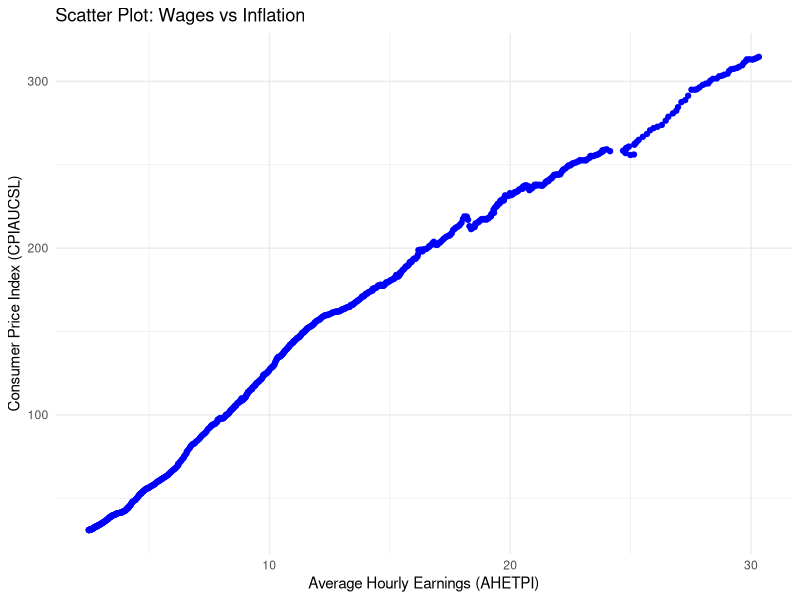
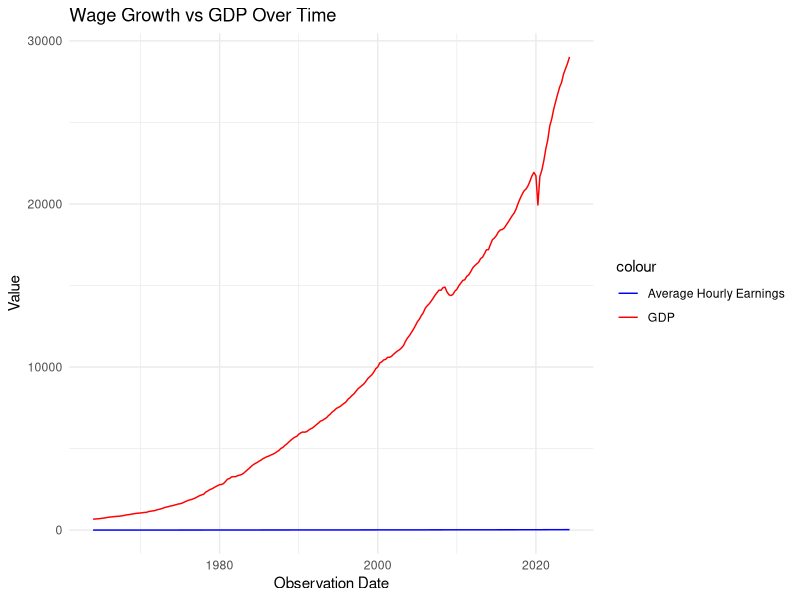

The R source for these figures, in order:
## ---- chunk 1
# Load necessary libraries
library(readxl)
library(ggplot2)
library(dplyr)

# Load the Average Hourly Earnings and Inflation sheets
earnings_data <- read_excel("./Final_Project/Week_4_Files/Samuel/week 3/Labor_Market_Dynamics_Trends_.xlsx", sheet = "Average Hourly Earnings")
inflation_data <- read_excel("./Final_Project/Week_4_Files/Samuel/week 3/Labor_Market_Dynamics_Trends_.xlsx", sheet = "CPI")
# Assuming 'AHETPI' is the column for earnings and 'CPIAUCSL' is the column for inflation, 
# and both datasets have a common 'observation_date' column

# Merge the datasets by observation_date
merged_data <- merge(earnings_data, inflation_data, by = "observation_date")

# Convert observation_date to Date type if necessary
merged_data$observation_date <- as.Date(merged_data$observation_date)

# Plot the data: Scatter plot of Wages (Average Hourly Earnings) vs Inflation (CPI)
ggplot(merged_data, aes(x = AHETPI, y = CPIAUCSL)) +  
  geom_point(color = "blue") + 
  labs(title = "Scatter Plot: Wages vs Inflation", 
       x = "Average Hourly Earnings (AHETPI)", 
       y = "Consumer Price Index (CPIAUCSL)") + 
  theme_minimal()
## ---- chunk 2
# Load and clean the datasets as before
earnings_data <- read_excel("./Final_Project/Week_4_Files/Samuel/week 3/Labor_Market_Dynamics_Trends_.xlsx", sheet = "Average Hourly Earnings")
gdp_data <- read_excel("./Final_Project/Week_4_Files/Samuel/week 3/Labor_Market_Dynamics_Trends_.xlsx", sheet = "GDP")

# Merge the datasets by observation_date
merged_data <- merge(earnings_data, gdp_data, by = "observation_date")

# Convert observation_date to Date type if necessary
merged_data$observation_date <- as.Date(merged_data$observation_date)

# Plot the data: Line graph of Wages (Average Hourly Earnings) and GDP over time
ggplot(merged_data, aes(x = observation_date)) + 
  geom_line(aes(y = AHETPI, color = "Average Hourly Earnings")) + 
  geom_line(aes(y = GDP, color = "GDP")) + 
  labs(title = "Wage Growth vs GDP Over Time", 
       x = "Observation Date", 
       y = "Value") + 
  scale_color_manual(values = c("Average Hourly Earnings" = "blue", "GDP" = "red")) +
  theme_minimal()
